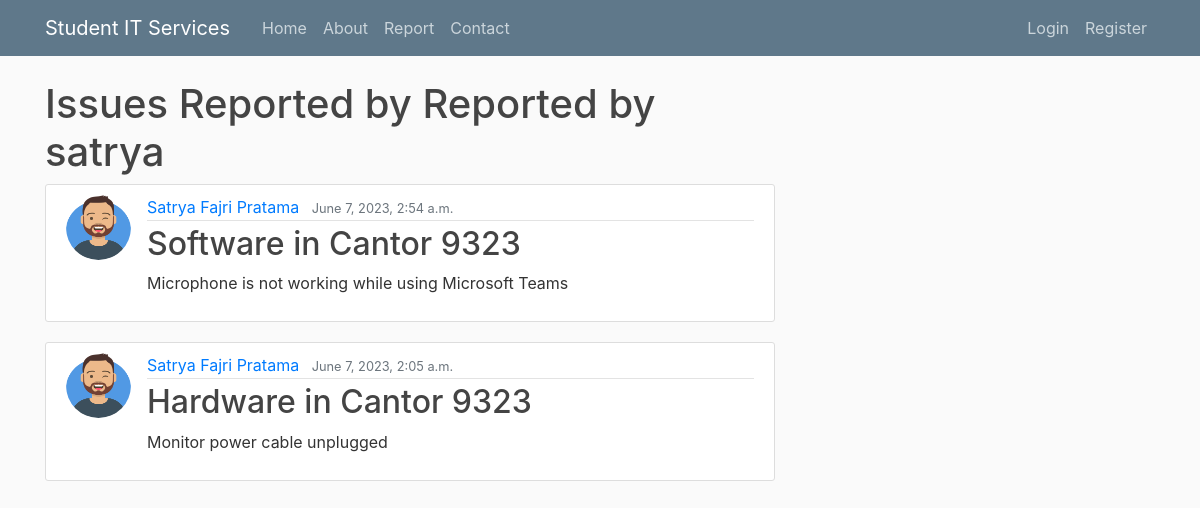
The page /issue/satrya on the database its author committed.
### itreporting/models.py (models this page shows, shortened)
class Issue(models.Model):
    type = models.CharField(max_length = 100, choices = [('Hardware', 'Hardware'), ('Software', 'Software')])
    room = models.CharField(max_length = 100)
    urgent = models.BooleanField(default = False)
    details = models.TextField()
    date_submitted = models.DateTimeField(default = timezone.now)
    author = models.ForeignKey(User, on_delete = models.CASCADE)

### users/models.py (models this page shows)
class Profile(models.Model):
    user = models.OneToOneField(User, null = True, on_delete = models.CASCADE)
    image = models.ImageField(default = 'default.png', upload_to = 'profile_pics')
    def __str__(self):
        return f'{self.user.first_name} {self.user.last_name}'

### itreporting/views.py (the view)
# urls.py: path('issue/<str:username>', UserPostListView.as_view(), name = 'user-issues'),
class UserPostListView(ListView):
	model = Issue
	template_name = 'itreporting/user_issues.html'
	context_object_name = 'issues'
	paginate_by = 5
	def get_queryset(self):
		user = get_object_or_404(User, username = self.kwargs.get('username'))
		return Issue.objects.filter(author = user).order_by('-date_submitted')

### itreporting/templates/itreporting/user_issues.html (shortened to what this page needs)
{% extends "itreporting/base.html" %}
{% block content %}
    <h1>Issues Reported by Reported by {{ view.kwargs.username }} {% if is_paginated %} (page {{page_obj.number}} of {{page_obj.paginator.num_pages}}){% endif %}</h1>
    {% for issue in issues %}
    <article class="media content-section">
        <img class="rounded-circle article-img" src="{{ issue.author.profile.image.url }}"/>
        <div class="media-body">
            <div class="article-metadata">
                <a class="mr-2" href="#">{{ issue.author.profile }}</a>
                <small class="text-muted">{{ issue.date_submitted }}</small>
            </div>
            <h2><a class="article-title" href="{% url 'itreporting:issue-detail' issue.id %}">{{ issue.type }} in {{ issue.room }}</a></h2>
            <p class="article-content">{{ issue.details }}</p>
        </div>
    </article>
    {% endfor %}
{% endblock content %}

### itreporting/static/css/styles.css (style rules this page uses)
html { position: relative; min-height: 100%; }
body { background: #fafafa; color: #333333; margin-top: 5rem; margin-bottom: 50px; }
h1, h2, h3, h4, h5, h6 { color: #444444; }
.content-section { background: #ffffff; padding: 10px 20px; border: 1px solid #dddddd; border-radius: 3px; margin-bottom: 20px; }
.article-title { color: #444444; }
.article-content { white-space: pre-line; }
.article-img { height: 65px; width: 65px; margin-right: 16px; }
.article-metadata { padding-bottom: 1px; margin-bottom: 4px; border-bottom: 1px solid #e3e3e3 }

### rows shown on the page
Issue: author.profile.image (picture), author.profile "Satrya Fajri Pratama", date_submitted "June 7, 2023, 2:54 a.m.", type "Software", room "Cantor 9323", details "Microphone is not working while using Microsoft Teams"
Issue: author.profile.image (picture), author.profile "Satrya Fajri Pratama", date_submitted "June 7, 2023, 2:05 a.m.", type "Hardware", room "Cantor 9323", details "Monitor power cable unplugged"

### other values the page prints
{{ view.kwargs.username }} "satrya"
